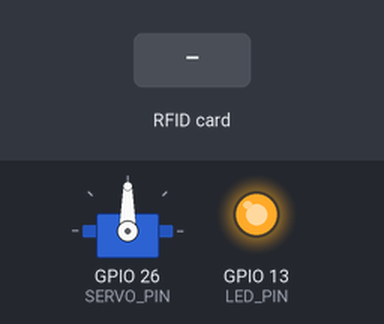
A sketch run on a simulated ESP32. On the bench: servo, output pins drawn as LEDs (lit = HIGH). The inputs (shaded band) are chosen by the test bench. WiFi joins after 1.5 s; servers stay silent unless stated; the local clock reads 2024-03-15 10:24:30 at power-on unless the sketch sets it; the Firebase database answers and starts empty; what the sketch prints to the serial monitor is not drawn.

Above: at 3.5 s.
3.6 s: RFID card 5E 7A 19 C4 held to the reader
At 5.0 s:
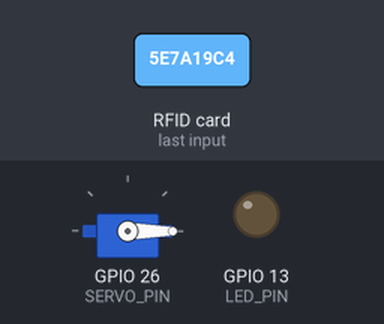
Timing chart, 0 to 6.6 s (numbered marks = the images above; inputs shaded):
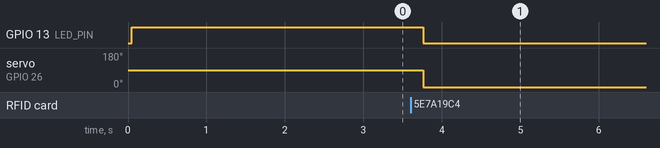

The sketch:

projek_appl.ino
```cpp
#include <WiFi.h>
#include <WiFiClientSecure.h>
#include <UniversalTelegramBot.h>
#include <Firebase_ESP_Client.h>
#include <ArduinoJson.h>
#include <SPI.h>
#include <MFRC522.h>
#include <ESP32Servo.h>
#include <RTClib.h>

// Provide the token generation process info.
#include "addons/TokenHelper.h"
// Provide the RTDB payload printing info and other helper functions.
#include "addons/RTDBHelper.h"

// RFID Setup
#define SDA_PIN 2
#define RST_PIN 5
#define SCK_PIN 18
#define MOSI_PIN 23
#define MISO_PIN 19
#define LED_PIN 13
#define SERVO_PIN 26

// Insert your network credentials
#define WIFI_SSID "YOUR_WIFI_SSID"
#define WIFI_PASSWORD "YOUR_WIFI_PASSWORD"

// Insert Firebase project API Key
#define API_KEY "YOUR_FIREBASE_API_KEY"

// Insert RTDB URL
#define DATABASE_URL "https://your-rtdb-url"

//Insert Telegram Bot Token
#define BOT_TOKEN "YOUR_BOT_TOKEN"

//Insert Telegram Chat ID
#define CHAT_ID "YOUR_CHAT_UD"

// Define Firebase Data object
FirebaseData fbdo;
FirebaseAuth auth;
FirebaseConfig config;

WiFiClientSecure client;
UniversalTelegramBot bot(BOT_TOKEN, client);

MFRC522 mfrc522(SDA_PIN, RST_PIN); // Create MFRC522 instance
Servo myServo; // Use ESP32Servo instead of Servo
RTC_DS3231 rtc;

unsigned long sendDataPrevMillis = 0;
bool signupOK = false;

const String lockerID = "Locker1"; // Example locker ID, you can modify this as needed

void setup() {
  Serial.begin(115200);
  client.setCACert(TELEGRAM_CERTIFICATE_ROOT); //Add root certificate for api.telegram.org

  SPI.begin(SCK_PIN, MISO_PIN, MOSI_PIN, SDA_PIN); // Init SPI bus
  mfrc522.PCD_Init(); // Init MFRC522

  myServo.attach(SERVO_PIN); // Attach servo to GPIO 26 (adjust as needed)
  myServo.write(90); // Initial position (unlocked)

  pinMode(LED_PIN, OUTPUT); //Set LED as output
  digitalWrite(LED_PIN, HIGH); //Initially, LED is ON (unlocked)

  Serial.println("Scan your card to lock/unlock the locker...");

  // Initialize RTC
  if (!rtc.begin()) {
    Serial.println("Couldn't find RTC");
    while (1);
  }

  WiFi.begin(WIFI_SSID, WIFI_PASSWORD);
  Serial.print("Connecting to Wi-Fi");
  while (WiFi.status() != WL_CONNECTED) {
    Serial.print(".");
    delay(300);
  }
  Serial.println();
  Serial.print("Connected with IP: ");
  Serial.println(WiFi.localIP());
  Serial.println();

  bot.sendMessage(CHAT_ID, "Bot started up", "");

  // Assign the API key (required)
  config.api_key = API_KEY;

  // Assign the RTDB URL (required)
  config.database_url = DATABASE_URL;

  // Sign up
  if (Firebase.signUp(&config, &auth, "", "")) {
    Serial.println("Firebase Sign Up OK");
    signupOK = true;
  } else {
    Serial.printf("Firebase Sign Up Failed: %s\n", config.signer.signupError.message.c_str());
  }

  // Assign the callback function for the long running token generation task
  config.token_status_callback = tokenStatusCallback; // see addons/TokenHelper.h

  Firebase.begin(&config, &auth);
  Firebase.reconnectWiFi(true);

  // Check Firebase connection
  if (!Firebase.ready()) {
    Serial.println("Failed to connect to Firebase");
    Serial.println(fbdo.errorReason());
    while (true);
  }

  // Ensure the initial state in Firebase matches the initial state of the servo
  String lockStatusPath = "/lockers/" + lockerID + "/status";
  String currentUIDPath = "/lockers/" + lockerID + "/currentUID";
  if (Firebase.RTDB.getString(&fbdo, lockStatusPath)) {
    if (fbdo.stringData() == "locked") {
      // If Firebase says locked but servo is unlocked, correct it
      myServo.write(0); // Lock
      digitalWrite(LED_PIN, LOW); //Turn off LED (locked)
    } else {
      // Update Firebase to reflect the unlocked state
      Firebase.RTDB.setString(&fbdo, lockStatusPath, "unlocked");
      Firebase.RTDB.setString(&fbdo, currentUIDPath, "");
      digitalWrite(LED_PIN, HIGH); //Turn on LED (unlocked)
    }
  } else {
    // If status not found in Firebase, initialize it
    Firebase.RTDB.setString(&fbdo, lockStatusPath, "unlocked");
    Firebase.RTDB.setString(&fbdo, currentUIDPath, "");
    digitalWrite(LED_PIN, HIGH); //Turn on LED (unlocked)
  }
}

void loop() {
  // Look for new cards
  if (!mfrc522.PICC_IsNewCardPresent()) {
    return;
  }

  // Select one of the cards
  if (!mfrc522.PICC_ReadCardSerial()) {
    return;
  }

  // Show UID on serial monitor
  Serial.print("UID tag: ");
  String uid = "";
  for (byte i = 0; i < mfrc522.uid.size; i++) {
    Serial.print(mfrc522.uid.uidByte[i] < 0x10 ? " 0" : " ");
    Serial.print(mfrc522.uid.uidByte[i], HEX);
    uid += String(mfrc522.uid.uidByte[i], HEX);
  }
  Serial.println();

  if (signupOK) {
    // Check if the locker is currently locked
    String lockStatusPath = "/lockers/" + lockerID + "/status";
    String currentUIDPath = "/lockers/" + lockerID + "/currentUID";

    if (Firebase.RTDB.getString(&fbdo, lockStatusPath)) {
      String lockStatus = fbdo.stringData();
      if (lockStatus == "locked") {
        // Check if the current card is the one that locked the locker
        if (Firebase.RTDB.getString(&fbdo, currentUIDPath)) {
          String currentUID = fbdo.stringData();
          if (currentUID == uid) {
            // Unlock the locker
            Serial.println("Unlocking the locker");
            myServo.write(90); // Unlock
            digitalWrite(LED_PIN, HIGH); //Turn on LED (unlocked)
            delay(5000); // Keep unlocked for 5 seconds
            myServo.write(90); // Stay unlocked

            // Update Firebase to reflect the unlocked state
            Firebase.RTDB.setString(&fbdo, lockStatusPath, "unlocked");
            Firebase.RTDB.setString(&fbdo, currentUIDPath, "");

            // Log the unlock event
            String logPath = "/access_logs/" + String(millis());
            DateTime now = rtc.now();
            String timestamp = String(now.year()) + "/" + String(now.month()) + "/" + String(now.day()) + " " + String(now.hour()) + ":" + String(now.minute()) + ":" + String(now.second());
            Firebase.RTDB.setString(&fbdo, logPath + "/UID", uid);
            Firebase.RTDB.setString(&fbdo, logPath + "/lockerID", lockerID);
            Firebase.RTDB.setString(&fbdo, logPath + "/action", "unlock");
            Firebase.RTDB.setString(&fbdo, logPath + "/time", timestamp);
            Serial.print(timestamp);

            //Send Telegram message
            bot.sendMessage(CHAT_ID, lockerID + " unlocked\nUID: " + uid, "");
          } else {
            Serial.println("Access denied: Locker is locked by another card");
            bot.sendMessage(CHAT_ID, lockerID + " attempted to be opened by another card\nUID: " + uid, "");
          }
        }
      } else {
        // Lock the locker
        Serial.println("Locking the locker");
        myServo.write(0); // Lock
        digitalWrite(LED_PIN, LOW); //Turn off LED (locked)
        delay(1000);

        // Update Firebase to reflect the locked state
        Firebase.RTDB.setString(&fbdo, lockStatusPath, "locked");
        Firebase.RTDB.setString(&fbdo, currentUIDPath, uid);

        // Log the lock event
        String logPath = "/access_logs/" + String(millis());
        DateTime now = rtc.now();
        String timestamp = String(now.year()) + "/" + String(now.month()) + "/" + String(now.day()) + " " + String(now.hour()) + ":" + String(now.minute()) + ":" + String(now.second());
        Firebase.RTDB.setString(&fbdo, logPath + "/UID", uid);
        Firebase.RTDB.setString(&fbdo, logPath + "/lockerID", lockerID);
        Firebase.RTDB.setString(&fbdo, logPath + "/action", "lock");
        Firebase.RTDB.setString(&fbdo, logPath + "/time", timestamp);
        Serial.print(timestamp);

        //Send Telegram Message
         bot.sendMessage(CHAT_ID, lockerID + " locked\nUID: " + uid, "");
      }
    } else {
      Serial.println("Failed to get lock status from Firebase");
      Serial.println(fbdo.errorReason());
    }
  }

  delay(1000); // Add a delay to avoid multiple registrations for the same scan
}
```

Measured:
- after the input at 3.6 s, GPIO 13 (LED_PIN): HIGH → LOW after 0.16 s; servo on GPIO 26 (SERVO_PIN): 90° → 0° after 0.16 s
